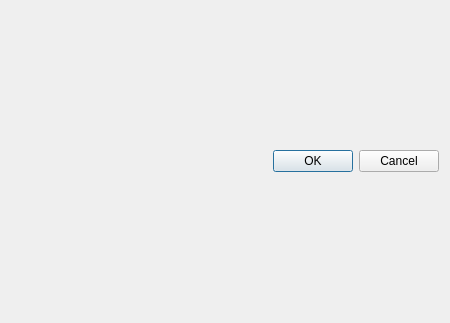
<?xml version="1.0" encoding="UTF-8"?>
<ui version="4.0">
 <class>ImportParametrListSelector</class>
 <widget class="QDialog" name="ImportParametrListSelector">
  <property name="geometry">
   <rect>
    <x>0</x>
    <y>0</y>
    <width>450</width>
    <height>323</height>
   </rect>
  </property>
  <property name="windowTitle">
   <string>Dialog</string>
  </property>
  <layout class="QVBoxLayout" name="verticalLayout">
   <item>
    <widget class="QDialogButtonBox" name="buttonBox">
     <property name="orientation">
      <enum>Qt::Horizontal</enum>
     </property>
     <property name="standardButtons">
      <set>QDialogButtonBox::Cancel|QDialogButtonBox::Ok</set>
     </property>
    </widget>
   </item>
  </layout>
 </widget>
 <resources/>
 <connections>
  <connection>
   <sender>buttonBox</sender>
   <signal>accepted()</signal>
   <receiver>ImportParametrListSelector</receiver>
   <slot>accept()</slot>
   <hints>
    <hint type="sourcelabel">
     <x>248</x>
     <y>254</y>
    </hint>
    <hint type="destinationlabel">
     <x>157</x>
     <y>274</y>
    </hint>
   </hints>
  </connection>
  <connection>
   <sender>buttonBox</sender>
   <signal>rejected()</signal>
   <receiver>ImportParametrListSelector</receiver>
   <slot>reject()</slot>
   <hints>
    <hint type="sourcelabel">
     <x>316</x>
     <y>260</y>
    </hint>
    <hint type="destinationlabel">
     <x>286</x>
     <y>274</y>
    </hint>
   </hints>
  </connection>
 </connections>
</ui>
